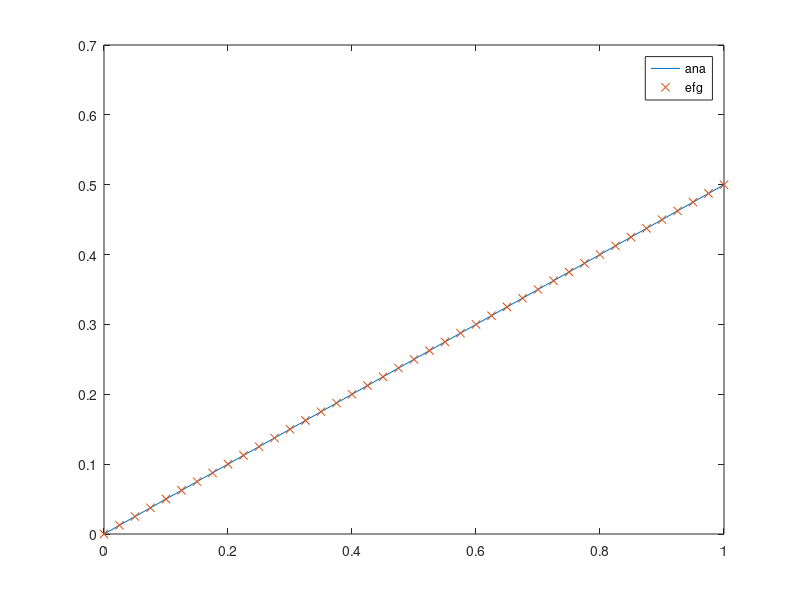

The MATLAB source for this figure:

clear;

%%
L = 1.0;

x = linspace(0,L,41).';
dx = x(2) - x(1);
xc = 0.5 * (x(1:end-1)+x(2:end));



nnodes = length(x);
ncells = nnodes - 1;

% 
E = 1.0;
area = 1.0;

%
dmax = 2.0;
dm = dmax * dx * ones(nnodes,1);

% gauss points, weights, jacobian for each cell
gg = [];
if 0
	jac = dx / 2;
	weight = 2;
	gg = xc;
end
if 0
	jac = dx / 2;
	weight = 1;
	gg = [xc-0.5*dx*sqrt(1/3); xc+0.5*dx*sqrt(1/3)];
end
if 1
    % use equidistance points for quadrature
    jac = dx / 2;
    nn = 2;
    weight = 2 / nn;
    for ii = 1:nn
        xx = xc - 0.5*dx + (ii-0.5)*(dx/nn);
        gg = [gg;xx];
    end
end

% add endpoint
gg = [0.0; gg];
gg = [gg;L];


if 1
	figure;
	plot(x,zeros(size(x)),'+-', gg,zeros(size(gg)),'x');
	pause;
end


%%
K = zeros(nnodes);
f = zeros(nnodes,1);
% G = zeros(nnodes,1);
G = zeros(nnodes,2);

for j = 1:length(gg)
	xg = gg(j);
	dif = xg - x;
	
	w = zeros(nnodes,1);
	dw = zeros(nnodes,1);
	
	for i = 1:nnodes
		drdx = sign(dif(i)) / dm(i);
		r = abs(dif(i)) / dm(i);
		if r <= 0.5
			w(i) = 2/3 - 4*r^2 + 4*r^3;
			dw(i) = (-8*r + 12*r^2) * drdx;
		elseif r <= 1.0
			w(i) = 4/3 - 4*r + 4*r^2 - 4/3*r^3;
			dw(i) = (-4 + 8*r - 4*r^2) * drdx;
		end
	end
	
	won = ones(1,nnodes);
	p = [ won; x.' ];
	B = p .* [w,w].';
	pp = zeros(2);
	A = zeros(2);
	dA = zeros(2);
	for i = 1:nnodes
		pp = p(:,i) * p(:,i)';
		A = A + w(i).*pp;
		dA = dA + dw(i).*pp;
	end
	Ainv = inv(A);
	
	pg = [1,xg];
	phi = pg * Ainv * B;
	db = p .* [dw,dw].';
	da = -Ainv * dA * Ainv;
	dphi = [0,1]*Ainv*B + pg*(da*B+Ainv*db);
	
	if j == 1 || j == length(gg)
		% endpoint, assemble G
		if j==1; jj=1; else; jj=2; end
		% G(1:3,jj) = -phi(1:3).';
		G(:,jj) = -phi.';
	else
		% integ point, assemble K,f
		K = K + (weight*E*area*jac)*(dphi'*dphi);
		% fbody = area * xg;
		fbody = area * 0;
		f = f + (weight*fbody*jac)*phi';
	end
end

% q = [0];
q = [0.0;-0.5];

mat = [ K, G; G', zeros(2) ];
rhs = [ f; q ];
sol = mat \ rhs;

u = sol(1:nnodes);

% uana = 1/E * (1/2*x - 1/6*x.^3);
uana = 0.5 * x;

if 1
	% figure;
	plot(x,uana,'-', x,u,'x');
	legend('ana','efg');
end

if 0
	% neig = 20;
	neig = nnodes - 2;
	% Ktan = mat;
	Ktan = K; Ktan(1,1) = 1.0e10;
	[v,d] = eigs(Ktan,neig,'sa');
	figure;
	for i = 1:neig
		vv = v(:,i);
		% vv = vv(1:end-1);
		dd = d(i,i);
		plot(x,vv);
		title(['eig(',int2str(i),')=',num2str(dd)]);
		pause;
	end
end





